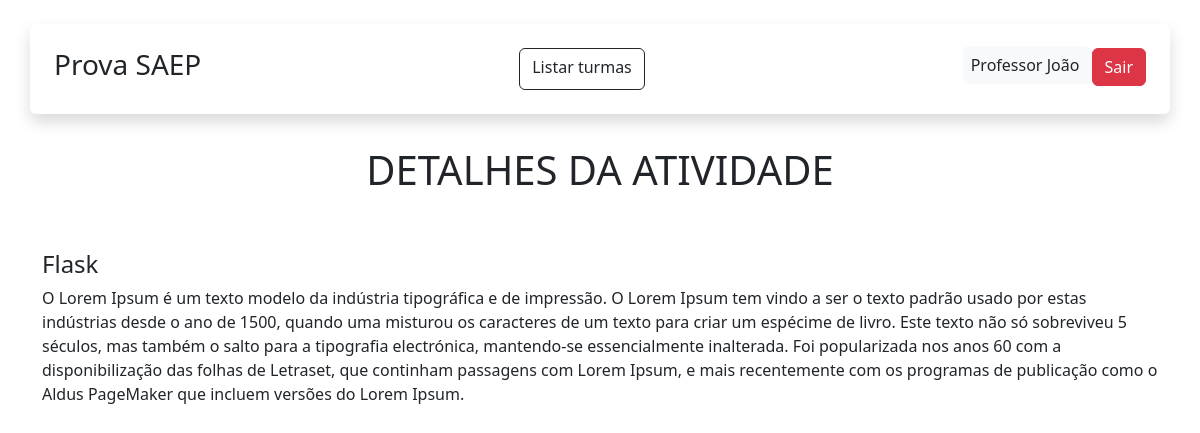
/turma/atividade/detalhes/1 (signed in), run on the app's committed database.
### app/models.py (models this page shows, shortened)
class User(db.Model, UserMixin):
    id = db.Column(db.Integer, primary_key=True)
    nome = db.Column(db.String(100), nullable=False)
    sobrenome = db.Column(db.String(100), nullable=False)
    email = db.Column(db.String(120), unique=True, nullable=False)
    senha = db.Column(db.String(60), nullable=False)
    turmas = db.relationship('Turma', backref='user', lazy=True)
    atividades = db.relationship('Atividade', backref='user', lazy=True)

class Atividade(db.Model):
    id = db.Column(db.Integer, primary_key=True)
    nome = db.Column(db.String(100), nullable=False)
    detalhes = db.Column(db.String, nullable=False)
    user_id = db.Column(db.Integer, db.ForeignKey('user.id'), nullable=False)
    turma_id = db.Column(db.Integer, db.ForeignKey('turma.id'), nullable=False)

### app/view.py (the view)
@app.route("/turma/atividade/detalhes/<int:atividade_id>", methods=["GET"])
@login_required
def atividade_detalhes(atividade_id):
    atividade = Atividade.query.get_or_404(atividade_id)
    return render_template("atividade_detalhes.html", atividade=atividade)

### app/models.py (called while the page is built)
@login_manager.user_loader
def load_user(user_id):
    return User.query.get(int(user_id))

### app/templates/atividade_detalhes.html (shortened to what this page needs)
{% extends "base.html" %}
{% block content %}
<div class="container">
    <div class="row text-center">
        <h1 class="mt-2">DETALHES DA ATIVIDADE</h1>
    </div>
</div>
<div class="container mt-5">
    <div class="mt-5">
        <h4>{{ atividade.nome }}</h4>
        <p>{{ atividade.detalhes }}</p>
    </div>
</div>
{% endblock %}

### app/templates/base.html (shortened to what this page needs)
<!DOCTYPE html>
<html lang="en">
<head>
    <link href="https://cdn.jsdelivr.net/npm/bootstrap@5.3.8/dist/css/bootstrap.min.css" rel="stylesheet"
>
</head>
<body>
    <header class="container shadow rounded-2 p-4 my-4 d-flex justify-content-between">
        <h3> Prova SAEP </h3>
        <nav class="nav gap-2 my-md-0">
            <a href="{{ url_for ('turmas') }}" class="btn btn-outline-dark">Listar turmas</a>
        </nav>
        <div>
            {% if current_user.is_authenticated %}
            <span class="p-2 bg-light rounded-2"> {{ current_user.nome }} {{ current_user.sobrenome }} </span>
            <a href="{{ url_for('logout') }}" class="btn btn-danger">Sair</a>
            {% else %}
            <a class="btn btn-outline-dark px-4" href="{{url_for('LoginPage')}}">Login</a>
            <a class="btn btn-outline-dark px-4" href="{{url_for('RegisterPage')}}">Cadastro</a>
            {% endif %}
        </div>
    </header>
    {% block content %} {% endblock %}
</body>
</html>

### data on the page
User: nome "Professor", sobrenome "João"
Atividade: nome "Flask", detalhes "O Lorem Ipsum é um texto modelo da indústria tipográfica e de impressão. O Lorem Ipsum tem vindo a ser o texto padrão usado por estas indústrias desde o ano de 1500, quando uma misturou os caracteres de um texto para criar um espécime de livro. Este texto não só sobreviveu 5 séculos, mas também o salto para a tipografia electrónica, mantendo-se essencialmente inalterada. Foi popularizada nos anos 60 com a disponibilização das folhas de Letraset, que continham passagens com Lorem Ipsum, e mais recentemente com os programas de publicação como o Aldus PageMaker que incluem versões do Lorem Ipsum."
